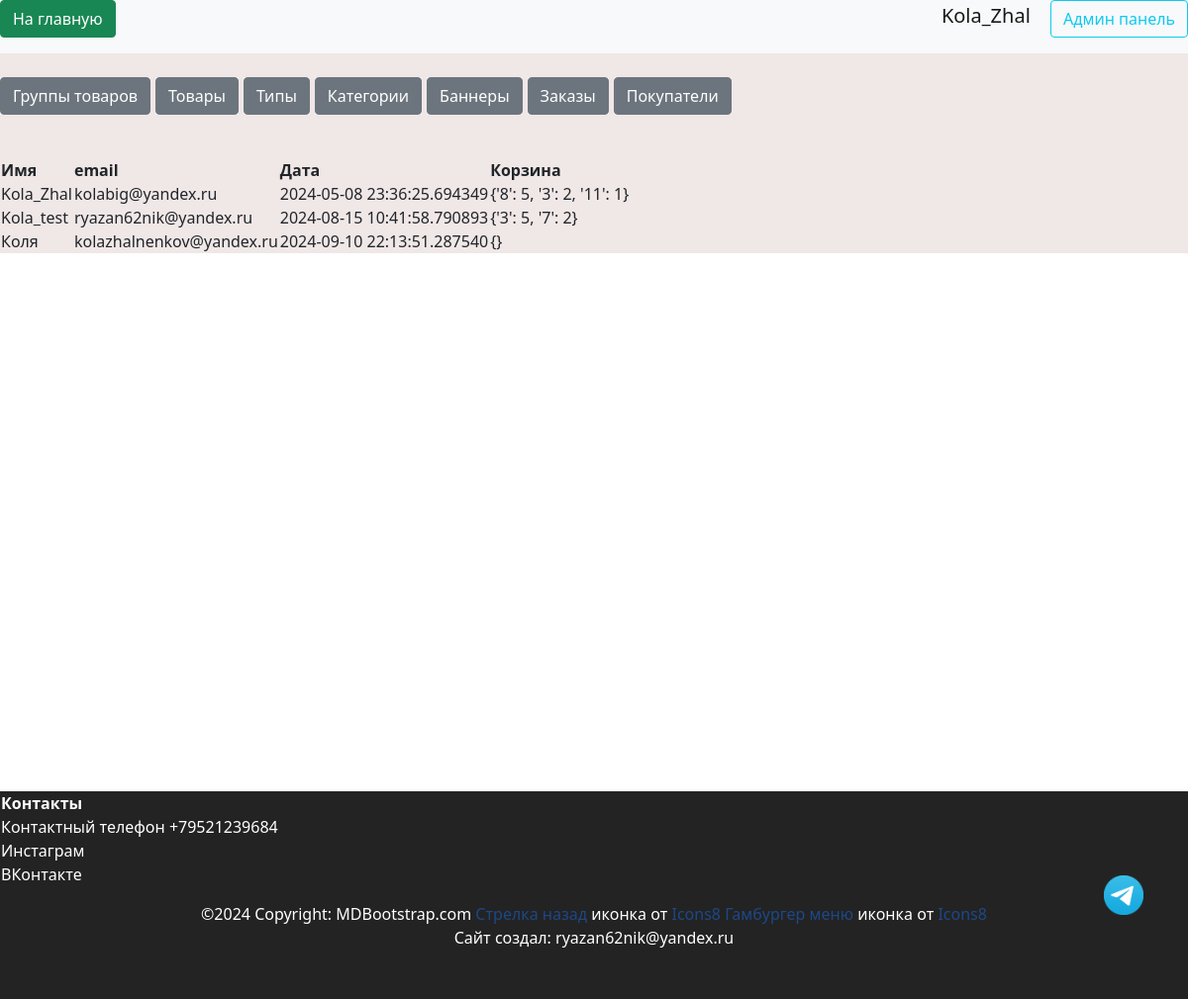
/admin/users (signed in), run on an earlier commit of the app's database.
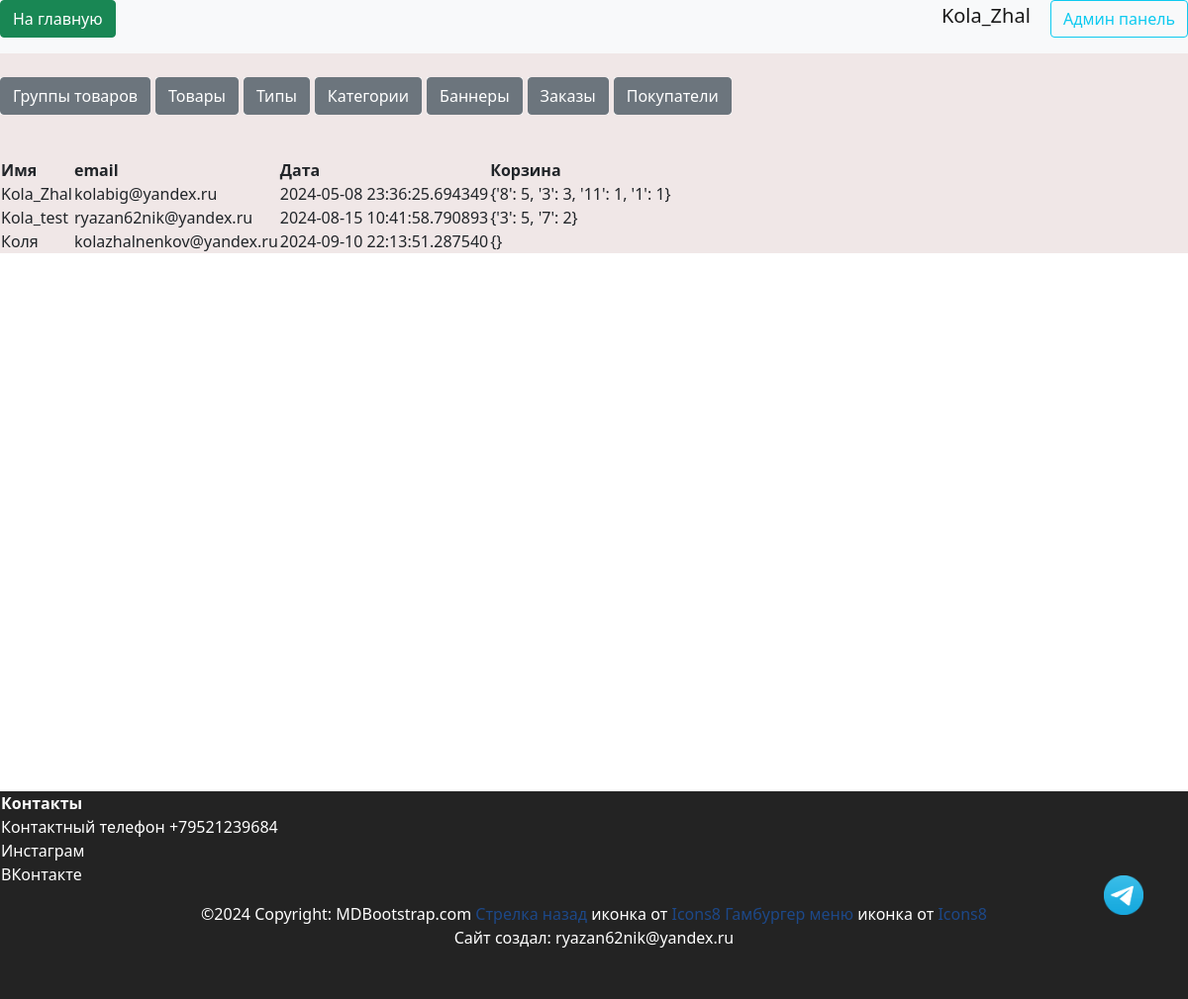
And on a later commit of the database.
### data/users.py (models this page shows, shortened)
class User(SqlAlchemyBase, UserMixin, SerializerMixin):
    __tablename__ = "users"
    id = sqlalchemy.Column(sqlalchemy.Integer, primary_key=True, autoincrement=True)
    name = sqlalchemy.Column(sqlalchemy.String, nullable=True)
    tel = sqlalchemy.Column(sqlalchemy.String, nullable=True)
    email = sqlalchemy.Column(sqlalchemy.String, index=True, unique=True, nullable=True)
    hashed_password = sqlalchemy.Column(sqlalchemy.String, nullable=True)
    created_date = sqlalchemy.Column(sqlalchemy.DateTime, default=datetime.datetime.now)
    basket = sqlalchemy.Column(sqlalchemy.String, default="{}")
    admin = sqlalchemy.Column(sqlalchemy.Boolean, default=False)
    tg_id = sqlalchemy.Column(sqlalchemy.String, nullable=True)
    confirmed = sqlalchemy.Column(sqlalchemy.Boolean, default=False)
    address = sqlalchemy.Column(sqlalchemy.String, nullable=True)
    orders = orm.relationship("Order", back_populates="user")

### server.py (the view)
@app.route("/admin/users", methods=["GET", "POST"])
@login_required
def admin_user():
    if current_user.admin:
        db_sess = db_session.create_session()
        users = db_sess.query(User).all()
        return render_template(
            "pages/admin_users.html", title="Админ панель", users=users
        )

### data/db_session.py (called while the page is built)
def create_session() -> Session:
    global __factory
    return __factory()

### server.py (called while the page is built)
@login_manager.user_loader
def load_user(user_id):
    db_sess = db_session.create_session()
    return db_sess.query(User).filter(User.id == user_id).first()

### templates/pages/admin_users.html
{% extends "pages/base_admin.html" %}
{% block admincontent %}
<br>
<div style="overflow: auto;">
    <table>
        <tr>
            <th>Имя</th>
            <th>email</th>
            <th>Дата</th>
            <th>Корзина</th>
        </tr>
        {% for user in users %}
        <tr>
            <td>{{ user.name }}</td>
            <td>{{ user.email }}</td>
            <td>{{ user.created_date }}</td>
            <td>{{ user.basket }}</td>
        </tr>
        {% endfor %}
    </table>
</div>
{% endblock %}

### templates/pages/base_admin.html
<link rel="stylesheet" href="{{ url_for('static', filename='css/admin.css') }}">
{% extends "base.html" %}
{% block content %}
<div class="admin-background">
    <br>
    <div>
        <table>
            <ol class="breadcrumb-list">
                <li class="breadcrumb-list__item"><a href="/admin/productsgroups" class="btn btn-secondary">Группы
                        товаров</a></li>
                <li class="breadcrumb-list__item"><a href="/admin/products" class="btn btn-secondary">Товары</a></li>
                <li class="breadcrumb-list__item"><a href="/admin/types" class="btn btn-secondary">Типы</a></li>
                <li class="breadcrumb-list__item"><a href="/admin/categories" class="btn btn-secondary">Категории</a>
                </li>
                <li class="breadcrumb-list__item"><a href="/admin/banners" class="btn btn-secondary">Баннеры</a></li>
                <li class="breadcrumb-list__item"><a href="/admin/orders" class="btn btn-secondary">Заказы</a></li>
                <li class="breadcrumb-list__item"><a href="/admin/users" class="btn btn-secondary">Покупатели</a></li>
            </ol>
        </table>
    </div>
    <div>
        {% block admincontent %}{% endblock %}
    </div>
</div>
{% endblock %}

### templates/base.html (shortened to what this page needs)
<!doctype html>
<html lang="ru">
<head>
    <link rel="stylesheet" href="{{ url_for('static', filename='css/bootstrap.min.css') }}">
    <link rel="stylesheet" href="{{ url_for('static', filename='css/header.css') }}">
    <link rel="stylesheet" href="{{ url_for('static', filename='css/footer.css') }}">
    <link rel="stylesheet" href="{{ url_for('static', filename='css/style.css') }}">
    <link rel="stylesheet" href="{{ url_for('static', filename='css/mystyle.css') }}">
    <link rel="stylesheet" href="{{ url_for('static', filename='css/index.css') }}">
    <link rel="stylesheet" href="{{ url_for('static', filename='css/product_style.css') }}">
</head>
<body>
    {% include 'includes/header.html' %}
    <div class="my-container">
        <main>
            {% block content %}
            {% endblock %}
        </main>
        {% include 'includes/footer.html' %}
    </div>
    <a href="https://t.me/Ok_se_96" target="_blank">
        <div class="tg-button"></div>
    </a>
</body>
</html>

### templates/includes/header.html
<header class="header--fixed">
    <nav class="navbar navbar-light bg-light">
        <p align="right">
            <a href="/index" class="btn btn-success"> На главную </a>
        </p>
        {% if current_user.is_authenticated %}
        <p align="right">
            <a class="logout navbar-brand" href="/logout">{{ current_user.name }}</a>
            {% if current_user.admin%}
            <a class="btn btn-outline-info mr-2" href="/admin/products">Админ панель</a>
            {% endif %}
            {% else %}
        <p align="right">
            <a class="btn btn-primary" onclick="saveHref('/register')" href="/register">Зарегистрироваться</a>
            <a class="btn btn-success" onclick="saveHref('/login')" href="/login">Войти</a>
        </p>
        {% endif %}
    </nav>
</header>

### templates/includes/footer.html
<footer class="bg-body-tertiary text-center text-lg-start">
    <table>
        <tr>
            <th>Контакты</th>
        </tr>
        <tr>
            <td>Контактный телефон <a href="tel:+79521239684" style="color:#FFFFFF">+79521239684</a></td>
        </tr>
        <tr>
            <td><a href="https://www.instagram.com/b_decor_e?igsh=b2hqcHRpaGV5bGYx&utm_source=qr"
                    target="_blank">Инстаграм</a>
            </td>
        </tr>
        <tr>
            <td><a href="https://vk.com/ok_se_96" target="_blank">ВКонтакте</a>
            </td>
        </tr>
    </table>
    <div class="text-center p-3">
        ©2024 Copyright:
        <a href="https://mdbootstrap.com/" style="color:#FFFFFF">MDBootstrap.com</a>
        <a target="_blank" href="https://icons8.com/icon/40217/back">Стрелка назад</a> иконка от <a target="_blank"
            href="https://icons8.com">Icons8</a>
        <a target="_blank" href="https://icons8.com/icon/8113/menu">Гамбургер меню</a> иконка от <a target="_blank"
            href="https://icons8.com">Icons8</a>
        <p>Сайт создал: ryazan62nik@yandex.ru</p>
    </div>
</footer>

### static/css/admin.css (style rules this page uses)
ol.breadcrumb-list { margin-bottom: 20px; margin-top: 20px; }
.breadcrumb-list { background-color: transparent; border-radius: 0; color: gray; display: flex; font-size: 13px; margin-block-start: 0 !important; padding-left: 0; padding-right: 0; position: relative; }
.breadcrumb-list__item { background: #f6f6f6; display: inline-block; list-style-type: none; white-space: nowrap; width: max-content; margin-right: 5px; }

### static/css/header.css (style rules this page uses)
:root { --main-color: #0179FA; --second-color: white; }

### static/css/footer.css (style rules this page uses)
:root { --main-color: #111111; --second-color: white; }
footer { background-color: var(--main-color); }
footer table tr, footer table tr td a { color: var(--second-color); text-align: start; }
footer { position: absolute; bottom: -210px; height: 210px; width: 100%; }

### static/css/mystyle.css (style rules this page uses)
html { --firstly-color: white; --secondary-color: rgba(91, 82, 212, 0.837); --thirdly-color: rgb(99, 96, 105); --fourly-color: rgb(144, 182, 242); --black: rgb(35, 35, 35); --dark-blue: #12191d; --white: #ffffff; --green: #33ff00; --caribbean: #00e197; --light-green: #8eef8c; --turquoise: #12eeff; --pink: #f053d5; --red: #fe785a; --gray-900: #0c1114; --gray-700: #242a2c; --gray-650: #495257; --gray-600: #424b4f; --gray-500: #495257; --gray-300: #8d979e; --gray-200: #acb4b9; --gray-150: #aeb6bb; --gray-100: #eef1f3; --gray-50: #f6f8f9; --framing: black; --text-color: white; }
main { flex: 1; min-width: 95%; justify-content: center; display: block; margin: 0 auto; text-align: left; }
body { min-height: 100vh; position: relative; margin: 0; padding: 0; text-align: center; }
.my-container { min-width: 100%; max-width: 98vw; }
.admin-background { background-color: rgb(240, 231, 231); }
footer { clear: both; padding: 0; background: var(--black); color: #ffffff; overflow: hidden; min-width: 100; }
.tg-button { display: block; position: fixed; bottom: 10vh; right: 5vh; width: 5vh; height: 5vh; border: none; background-image: url(../img/system/tg_logo.png); background-size: cover; margin: 5px 5px; }

### static/css/index.css (style rules this page uses)
.navbar { padding-top: 0; padding-bottom: 0; }

### static/css/product_style.css (style rules this page uses)
:root { --product-text-color: rgb(255, 122, 0); --product-description-color: rgb(195, 213, 243); --product-title-color: rgb(255, 215, 0); --product-background: rgb(19, 68, 124); }
a { color: rgb(29, 72, 136); text-decoration: none; }

What changed in the data, as far as the page shows it:
changed User "Kola_Zhal": basket "{'8': 5, '3': 2, '11': 1}" → "{'8': 5, '3': 3, '11': 1, '1': 1}"
